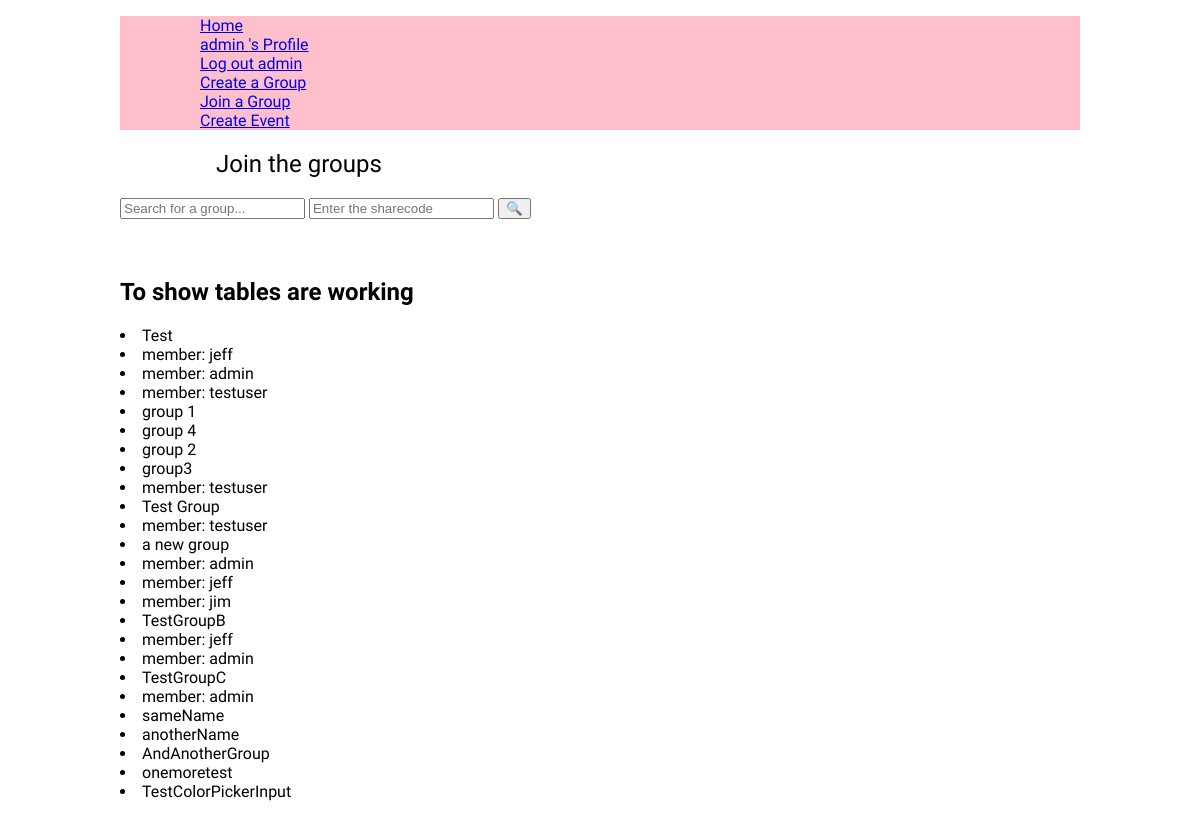
Page /group/join/ (signed in) on the committed database.
### user_profile/models.py (models this page shows, shortened)
class CustomUser(AbstractUser):
    location = models.CharField(max_length=100, blank=True)
    phone_number = models.CharField( max_length=50, blank=True)
    date_joined = models.DateTimeField( auto_now_add=True)

### group_profile/models.py (models this page shows, shortened)
class GroupProfile(models.Model):
    members = models.ManyToManyField(CustomUser, through="UserGroupLink")
    GroupName = models.CharField(blank=False, max_length=128, unique=True)
    GroupColour = models.CharField(blank=False, default='#FFFFFF', max_length=7) #hex colour value, should link to color picker hex on the html side
    DateCreated = models.DateTimeField(auto_now_add=True,)#add the date it was created automatically
    GroupShareCode = models.CharField(
        blank=False,
        max_length=12,
        default=GenerateRandomShareCode
        )

### group_profile/views.py (the view)
# urls.py: path('join/', views.list_group, name='join'),
@login_required
def list_group(request):
    response=""
    if request.method == "POST":
        group_query = request.POST.get("group_search","")
        sharecode_query = request.POST.get("sharecode_test", "")
        if not group_query or not sharecode_query:
            print(group_query)
            response = "Request to join failed - Enter the exact name and sharecode again"
        else:
            group = GroupProfile.objects.filter(GroupName__iexact=group_query, GroupShareCode=sharecode_query).first()
            group.members.add(request.user, through_defaults={'status': 2})
            response = "Correct credentials entered. You are being added to the group"
    else:
        group_query=""
        sharecode_query=""
    groups = GroupProfile.objects.filter(GroupName__contains=group_query , GroupShareCode__contains=sharecode_query)#remove after testing
    return render(request, 'group_profile/join.html', {'groups': groups, 'response': response})

### group_profile/templates/group_profile/join.html (shortened to what this page needs)
{% extends "base.html" %}
{% load static %}
{% block content %}
    <section>
        <h1>Join the groups</h1>
            <form  method="post">
                <input type="text" name="group_search" value ="{{group_search}}"placeholder="Search for a group...">
                <input type="text" name="sharecode_test" value ="{{sharecode_test}}"placeholder="Enter the sharecode">
                <button type="submit">🔍</button>
            </form>
            <br>
        <h2>To show tables are working</h2>
        {% for group in groups %}
        <li>{{group.GroupName}}</li>
            {% for user in group.members.all %}
            <li>member: {{user.username}}</li>
            {% endfor %}
        {% endfor %}
    </section>
{% endblock content %}

### armonario_proj/templates/layout.html (shortened to what this page needs)
{% load static %}
{% url 'home' as home_url %}
{% url "profile" as profile_url %}
<!DOCTYPE html>
<html lang="en">
<head>
    <link rel="stylesheet" href="{% static 'css/style.css' %}">
</head>
<body>
    <header>
        <div>
            <nav>
                <ul>
                    {% if request.path != '/' %}
                        <ul><a href="/">Home</a></ul>
                    {% endif %}
                    {% if user.is_authenticated %}
                        <ul><a href="{% url "user:profile" %}">{{user.username}} 's Profile</a></ul>
                        <ul><a href="{% url "user:logout" %}">Log out {{user.username}}</a></ul>
                        <ul><a href="{% url "group:create" %}">Create a Group</a></ul>
                        <ul><a href="{% url "group:join" %}">Join a Group</a></ul>
                        <ul><a href="{% url "event:create" %}">Create Event</a></ul>
                    {% else %}
                        <ul><a href="{% url "user:login" %}">Log in</a></ul>
                        <ul><a href="{% url "user:register" %}">Register</a></ul>
                    {% endif %}
                </ul>
            </nav>
        </div>
    </header>
    <main >
        {% block content %}{% endblock content %}
    </main>
</body>
</html>

### armonario_proj/static/css/style.css (style rules this page uses)
:root { --title-font: "Tagesschrift", system-ui; --secondary-font: "Yuji Syuku", serif; }
h1 { font-family: var(--title-font); font-weight: 400; padding-left: 10%; }
body { margin: auto; width: 80%; font-family: var(--secondary-font); min-height: 100dvh; }
header { background-color: pink; }

### rows in the picture
CustomUser: username "admin"
GroupProfile: GroupName "Test"
CustomUser: username "jeff"
CustomUser: username "testuser"
GroupProfile: GroupName "group 1"
GroupProfile: GroupName "group 4"
GroupProfile: GroupName "group 2"
GroupProfile: GroupName "group3"
GroupProfile: GroupName "Test Group"
GroupProfile: GroupName "a new group"
CustomUser: username "jim"
GroupProfile: GroupName "TestGroupB"
GroupProfile: GroupName "TestGroupC"
GroupProfile: GroupName "sameName"
GroupProfile: GroupName "anotherName"
GroupProfile: GroupName "AndAnotherGroup"
GroupProfile: GroupName "onemoretest"
GroupProfile: GroupName "TestColorPickerInput"
